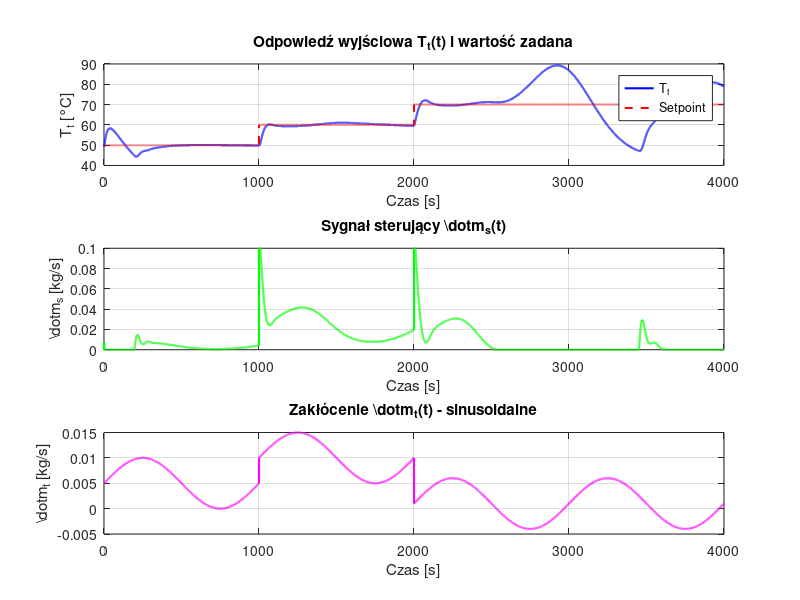

The MATLAB script that drew this image:
%% Czyszczenie środowiska
clear; close all; clc;

%% Parametry modelu
Asp = 0.2;    Apt = 0.226;   Atc = 0.327;   Aco = 0.352;    % [m^2]
cs  = 4185;   ct  = 4185;    cp  = 470;     cc  = 470;      % [J/kg/K]
ms  = 0.8;    mp  = 0.54;     mt  = 1.1;     mc  = 0.85;     % [kg]
alpha_sp = 1000;  alpha_pt = 1000;  alpha_tc = 1000;  alpha_co = 10; % [W/m^2/K]

Tsi = 90;     Tti = 30;      To = 20;      % [°C]
Ts0 = 90;     Tp0 = 70;      Tt0 = 50;     Tc0 = 20;     % Warunki początkowe [°C]
T0 = [Ts0; Tp0; Tt0; Tc0];

%% Parametry symulacji
dt = 0.1;                % krok czasowy [s]
T_end = 4000;            % czas symulacji [s]
time = 0:dt:T_end;
N = length(time);

%% Parametry regulatora PID
% Dostosuj współczynniki PID do dynamiki układu
Kp = 0.01;
Ki = 0.0001;
Kd = 0.005;



% Inicjalizacja zmiennych PID
error_int = 0;                   % całka błędu
error_prev = 50 - Tt0;            % początkowy błąd (dla setpointu 50°C)

%% Inicjalizacja wektorów wynikowych
T_history = zeros(N, 4);         % stany: [Ts, Tp, Tt, Tc]
T_history(1,:) = T0';
u_history = zeros(N, 1);         % sygnał sterujący: m_dot_s
Tt_ref_history = zeros(N, 1);      % historia setpointu dla T_t
m_dot_t_history = zeros(N, 1);     % historia zakłócenia m_dot_t

%% Parametr dla zakłócenia sinusoidalnego
omega_d = 2*pi/1000;  % pulsacja zapewniająca okres oscylacji 1000 s

%% Symulacja układu z regulatorem PID
for i = 1:N-1
    t_current = time(i);
    
    % Ustalanie setpointu T_t (wartość zadana)
    if t_current < 1000
        Tt_ref = 50;
    elseif t_current < 2000
        Tt_ref = 60;
    else
        Tt_ref = 70;
    end
    Tt_ref_history(i) = Tt_ref;
    
    % Ustalanie zakłócenia: sinusoidalnie zmieniające się m_dot_t
    if t_current < 1000
         m_dot_t_val = 0.005 + 0.005 * sin(omega_d * t_current);
    elseif t_current < 2000
        m_dot_t_val = 0.01 + 0.005 * sin(omega_d * t_current);
    else
        m_dot_t_val = 0.001 + 0.005 * sin(omega_d * t_current);
    end
   
    m_dot_t_history(i) = m_dot_t_val;
    
    % Aktualny stan układu
    T_current = T_history(i,:)';
    
    % Mierzona wartość: T_t (trzeci stan)
    Tt_meas = T_current(3);
    
    % Obliczenie błędu regulacji
    error = Tt_ref - Tt_meas;
    
    % Składowe regulatora PID
    error_int = error_int + error * dt;           % składnik całkujący
    error_der = (error - error_prev) / dt;          % składnik różniczkujący
    
    % Obliczenie sygnału sterującego (PID)
    u = Kp * error + Ki * error_int + Kd * error_der;
    
    % Ograniczenie sygnału sterującego do przedziału [0, 0.1] kg/s
    u = max(0, min(u, 0.1));
    u_history(i) = u;
    
    % Obliczenie pochodnych stanu według modelu
    % Stany: T = [Ts; Tp; Tt; Tc]
    Ts = T_current(1);  
    Tp = T_current(2);  
    Tt_val = T_current(3);  
    Tc = T_current(4);
    
    dTs_dt = (1/(ms*cs)) * ( u*cs*(Tsi - Ts) - alpha_sp*Asp*(Ts - Tp) );
    dTp_dt = (1/(mp*cp)) * ( alpha_sp*Asp*(Ts - Tp) - alpha_pt*Apt*(Tp - Tt_val) );
    dTt_dt = (1/(mt*ct)) * ( alpha_pt*Apt*(Tp - Tt_val) - alpha_tc*Atc*(Tt_val - Tc) - m_dot_t_val*ct*(Tt_val - Tti) );
    dTc_dt = (1/(mc*cc)) * ( alpha_tc*Atc*(Tt_val - Tc) - alpha_co*Aco*(Tc - To) );
    
    % Aktualizacja stanu (metoda Eulera)
    T_next = T_current + dt * [dTs_dt; dTp_dt; dTt_dt; dTc_dt];
    T_history(i+1,:) = T_next';
    
    % Aktualizacja poprzedniego błędu
    error_prev = error;
end
% Uzupełnienie ostatnich wartości historii setpointu i zakłócenia
Tt_ref_history(end) = Tt_ref_history(end-1);
m_dot_t_history(end) = m_dot_t_history(end-1);

%% Wizualizacja wyników
figure;

% Przebieg T_t oraz zmieniający się setpoint
subplot(3,1,1);
plot(time, T_history(:,3), 'b', 'LineWidth', 1.5);
hold on;
plot(time, Tt_ref_history, 'r--', 'LineWidth', 1.5);
xlabel('Czas [s]');
ylabel('T_t [°C]');
title('Odpowiedź wyjściowa T_t(t) i wartość zadana');
legend('T_t','Setpoint');
grid on;

% Sygnał sterujący: m_dot_s
subplot(3,1,2);
plot(time, u_history, 'g', 'LineWidth', 1.5);
xlabel('Czas [s]');
ylabel('\dot{m}_s [kg/s]');
title('Sygnał sterujący \dot{m}_s(t)');
grid on;

% Zakłócenie: m_dot_t
subplot(3,1,3);
plot(time, m_dot_t_history, 'm', 'LineWidth', 1.5);
xlabel('Czas [s]');
ylabel('\dot{m}_t [kg/s]');
title('Zakłócenie \dot{m}_t(t) - sinusoidalne');
grid on;
